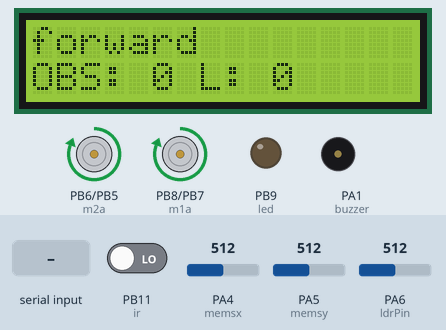
The sketch below on a simulated STM32 Blue Pill. On the bench: 16×2 character LCD, motor-driver pin pairs drawn as motors (green arrow = first pin HIGH = forward, orange = second pin HIGH = backward, longer = more drive), output pins drawn as LEDs (lit = HIGH), buzzer (waves = sounding, pin HIGH). The test bench sets the inputs (shaded band); at power-on: PB11 (ir) LOW, PA4 (memsx) = 512, PA5 (memsy) = 512, PA6 (ldrPin) = 512. What the sketch prints to the serial monitor is not drawn.

Above: at 3.2 s.
3.3 s: "backword" received over the second serial link
At 5.3 s:
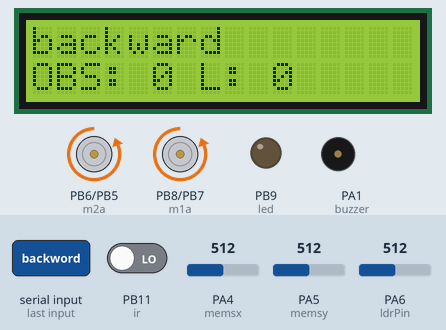
7.0 s: PB11 (ir) driven HIGH
At 8.8 s:
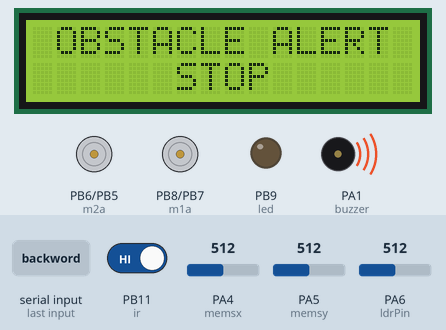
10.7 s: "right" received over the second serial link
At 13.6 s:
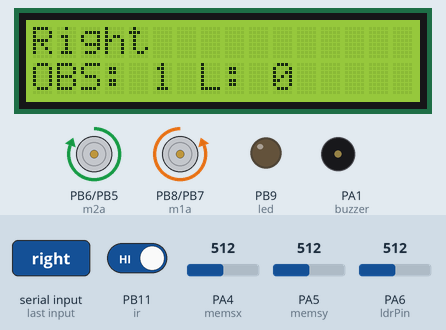
14.4 s: "forward" received over the second serial link
At 18.0 s:
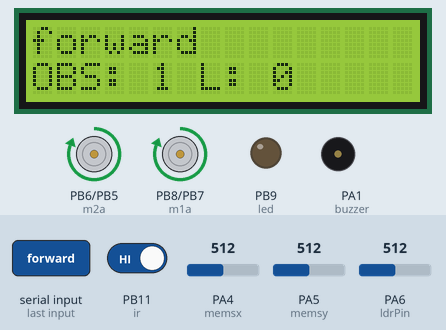
18.1 s: "back" received over the second serial link
At 21.7 s:
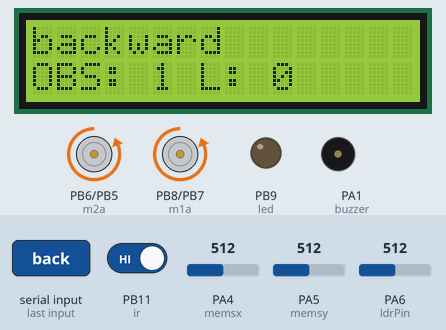
21.8 s: PB11 (ir) driven LOW
At 23.1 s:
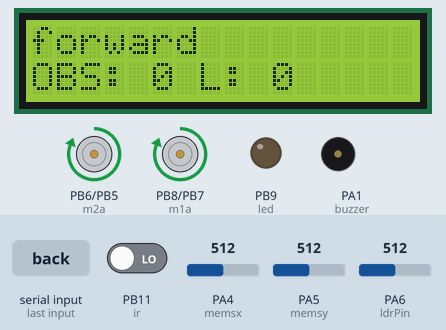
Timing chart, 0 to 24.8 s (numbered marks = the images above; inputs shaded):
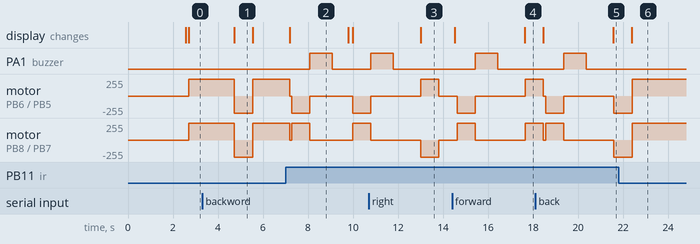

Measured:
- after the input at 3.3 s, motor on PB6 (m2a) / PB5 (m2b), motor on PB8 (m1a) / PB7 (m1b): forward 255/255 → backward 255/255 after 1.4 s, → forward 255/255 0.82 s later; the display: changes after 1.4 s (image 1)
- after the input at 7.0 s, PA1 (buzzer): LOW → HIGH after 1.1 s, → LOW 1.0 s later; motor on PB6 (m2a) / PB5 (m2b): forward 255/255 → stopped after 0.19 s, → backward 255/255 0.10 s later, → stopped 0.80 s later, → backward 255/255 1.9 s later
- after the input at 10.7 s, PA1 (buzzer): goes on until 11.8 s, then stays LOW; the display: changes after 2.3 s (image 3)
- after the input at 21.8 s, PA1 (buzzer): stays LOW (without the input it goes to HIGH after 1.5 s); the display: changes after 0.59 s (image 6)
- what the display in image 1 shows lasts 0.8 s, from 4.7 s to 5.5 s
- what the display in image 2 shows lasts 2.6 s, from 7.2 s to 9.8 s

The sketch:

quick_witten_wheel_chair_bluetooth___mems_robot.ino
```cpp
#include<stdlib.h>
#include <String.h>
#include <LiquidCrystal.h> // include the LCD library

LiquidCrystal lcd(PB12, PB13, PB14, PB15, PA8, PA9); //Initialize the LCD// rs,e,d4,d5.d6,d7

#define m1a PB8
#define m1b PB7
#define m2a PB6
#define m2b PB5

#define ir PB11
#define buzzer PA1
#define memsx PA4
#define memsy PA5
#define ldrPin PA6

#define led PB9

int x = 0;
int y = 0;
int ldr = 0;
int light = 0;
int obs = 0;

int flag = 0;

String read_msg = "\0";

#define SIM900 Serial2

void beep ()
{
  digitalWrite(buzzer,HIGH); delay(1000);
  digitalWrite(buzzer,LOW); delay(100);

}
void forward()
{
  digitalWrite(m1a,HIGH);
  digitalWrite(m1b,LOW);
  digitalWrite(m2a,HIGH);
  digitalWrite(m2b,LOW);
  delay(100);
}
void backward()
{
  digitalWrite(m1b,HIGH);
  digitalWrite(m1a,LOW);
  digitalWrite(m2b,HIGH);
  digitalWrite(m2a,LOW);
  delay(100);
}
void left()
{
  digitalWrite(m1a,HIGH);
  digitalWrite(m1b,LOW);
  digitalWrite(m2a,LOW);
  digitalWrite(m2b,HIGH);
  delay(800);
   digitalWrite(m1a,LOW);
  digitalWrite(m1b,LOW);
  digitalWrite(m2a,LOW);
  digitalWrite(m2b,LOW);
}
void right ()
{
  digitalWrite(m1b,HIGH);
  digitalWrite(m1a,LOW);
  digitalWrite(m2b,LOW);
  digitalWrite(m2a,HIGH);
  delay(800);
   digitalWrite(m1a,LOW);
  digitalWrite(m1b,LOW);
  digitalWrite(m2a,LOW);
  digitalWrite(m2b,LOW);
}
void stop_motor ()
{
   digitalWrite(m1a,LOW);
  digitalWrite(m1b,LOW);
  digitalWrite(m2a,LOW);
  digitalWrite(m2b,LOW);
  delay(100);
}
void setup() {
  // put your setup code here, to run once:
  Serial.begin(9600);
SIM900.begin(9600);
lcd.begin(16, 2);
Serial.println("power up");
pinMode(m1a,OUTPUT);
pinMode(m1b,OUTPUT);
pinMode(m2a,OUTPUT);
pinMode(m2b,OUTPUT);
pinMode(ir,INPUT);
pinMode(buzzer,OUTPUT);
pinMode(memsx,INPUT);
pinMode(memsy,INPUT);
pinMode(led,OUTPUT);
pinMode(ldrPin,INPUT);

 lcd.clear();
  lcd.setCursor(0, 0);
  lcd.print("  QUICK WITTED  ");
  lcd.setCursor(0, 1);//coloumn , row
  lcd.print("  WHEEL CHAIR  ");
  delay(2000);

}

void loop() {
  // put your main code here, to run repeatedly:

 ShowSerialData() ;
if((read_msg.indexOf("forward")!=(-1))||(read_msg.indexOf("front")!=(-1))||(read_msg.indexOf("1")!=(-1)))
 {
 read_msg = "\0";
flag = 0;
  Serial.println("forward......");
lcd.clear();
  lcd.setCursor(0,0);
  lcd.print("forward");
  lcd.setCursor(0,1);
  lcd.print("OBS: "+String(obs)+ " L: "+String(light));
  delay(10);
  forward ();
  delay(100);
 }
else  if((read_msg.indexOf("backword")!=(-1))||(read_msg.indexOf("back")!=(-1))||(read_msg.indexOf("2")!=(-1)))
 {
 read_msg = "\0";
flag = 0;
  Serial.println("backward......");
lcd.clear();
  lcd.setCursor(0,0);
  lcd.print("backward");
  lcd.setCursor(0,1);
  lcd.print("OBS: "+String(obs)+ " L: "+String(light));
  delay(10);
  backward ();
  delay(100);
 }
else  if((read_msg.indexOf("right")!=(-1))||(read_msg.indexOf("4")!=(-1)))
 {
   read_msg = "\0";
flag = 0;
  Serial.println("right......");
lcd.clear();
  lcd.setCursor(0,0);
  lcd.print("Right");
  lcd.setCursor(0,1);
  lcd.print("OBS: "+String(obs)+ " L: "+String(light));
  delay(10);
  right ();
  delay(100);
 }
 else  if((read_msg.indexOf("left")!=(-1))||(read_msg.indexOf("3")!=(-1)))
 {
   read_msg = "\0";
flag = 0;
  Serial.println("left......");
lcd.clear();
  lcd.setCursor(0,0);
  lcd.print("Left");
  lcd.setCursor(0,1);
  lcd.print("OBS: "+String(obs)+ " L: "+String(light));
  delay(10);
  left ();
  delay(100);
 }
 else  if((read_msg.indexOf("stop")!=(-1))||(read_msg.indexOf("5")!=(-1))||(read_msg.indexOf("yes")!=(-1))||(read_msg.indexOf("s")!=(-1)))
 {

   read_msg = "\0";
flag = 0;
  Serial.println("stop......");
lcd.clear();
  lcd.setCursor(0,0);
  lcd.print("STOP");
  lcd.setCursor(0,1);
  lcd.print("OBS: "+String(obs)+ " L: "+String(light));
  delay(10);
  stop_motor ();
  delay(100);
 }
/////////////////////////////////////////////////////////
 ldr = analogRead(ldrPin);
 delay(5);
 x = analogRead(memsx);
 y = analogRead(memsy);
Serial.println("x= "+String(x));
Serial.println("y= "+String(y));
Serial.println("ldr= "+String(ldr));

if (ldr > 3000)
{
  digitalWrite(led,HIGH);
  delay(500);
  light = 1;
  lcd.setCursor(0,1);
  lcd.print("OBS: "+String(obs)+ " L: "+String(light));
  delay(100);
}
else
{
 digitalWrite(led,LOW);
  delay(500);
  light = 0;
  lcd.setCursor(0,1);
  lcd.print("OBS: "+String(obs)+ " L: "+String(light));
  delay(100);
}
if (digitalRead(ir) == HIGH)
{
  obs = 1;
  lcd.clear();
  lcd.setCursor(0,0);
  lcd.print(" OBSTACLE ALERT ");
  lcd.setCursor(0,1);
  lcd.print("      STOP      ");
  stop_motor ();
  left ();
  beep ();
  delay(100);
}
else
{
 obs = 0;
 if (y < 1700)
 {
  Serial.println("mems -- forward");
  flag = 1;
  lcd.clear();
  lcd.setCursor(0,0);
  lcd.print("forward");
  lcd.setCursor(0,1);
  lcd.print("OBS: "+String(obs)+ " L: "+String(light));
  delay(10);
  forward ();
  delay(100);
 }
 else  if (y > 2300)
 {
  Serial.println("mems -- backward");
  flag = 1;
  lcd.clear();
  lcd.setCursor(0,0);
  lcd.print("backword");
  lcd.setCursor(0,1);
  lcd.print("OBS: "+String(obs)+ " L: "+String(light));
  delay(10);
  backward ();
  delay(100);
 }
 else  if (x < 1700)
 {
  Serial.println("mems -- right");
  flag = 1;
  lcd.clear();
  lcd.setCursor(0,0);
  lcd.print("right");
  lcd.setCursor(0,1);
  lcd.print("OBS: "+String(obs)+ " L: "+String(light));
  delay(10);
  right ();
  delay(100);
 }
 else  if (x > 2300)
 {
  Serial.println("mems -- left");
  flag = 1;
  lcd.clear();
  lcd.setCursor(0,0);
  lcd.print("left");
  lcd.setCursor(0,1);
  lcd.print("OBS: "+String(obs)+ " L: "+String(light));
  delay(10);
  left ();
  delay(100);
 }
 else
 {
  if(flag == 1)
  {

  Serial.println("mems -- stop");
    lcd.clear();
  lcd.setCursor(0,0);
  lcd.print("stop");
  lcd.setCursor(0,1);
  lcd.print("OBS: "+String(obs)+ " L: "+String(light));
  delay(100);
  stop_motor ();
  delay(100);
  }
 }
}
}//loop
void ShowSerialData()
{
  while(SIM900.available()!=0)
   read_msg = SIM900.readString();
   if(read_msg != "\0")
   {
  Serial.println("read_msg is = "); Serial.println(read_msg);
   delay(1);
   }
}
```
